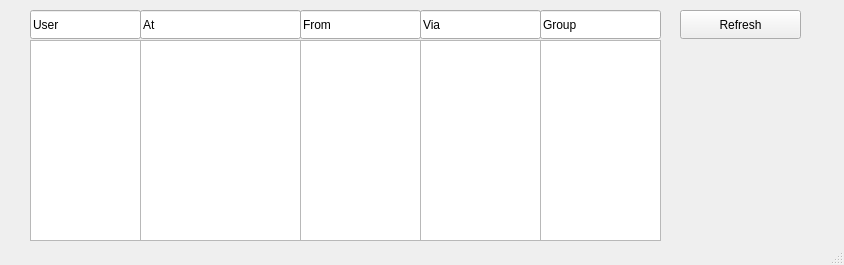
<?xml version="1.0" encoding="UTF-8"?>
<ui version="4.0">
 <class>MainWindow</class>
 <widget class="QMainWindow" name="MainWindow">
  <property name="geometry">
   <rect>
    <x>0</x>
    <y>0</y>
    <width>844</width>
    <height>265</height>
   </rect>
  </property>
  <property name="windowTitle">
   <string>Active users</string>
  </property>
  <widget class="QWidget" name="centralwidget">
   <widget class="QPushButton" name="refreshButton">
    <property name="geometry">
     <rect>
      <x>680</x>
      <y>10</y>
      <width>121</width>
      <height>29</height>
     </rect>
    </property>
    <property name="text">
     <string>Refresh</string>
    </property>
   </widget>
   <widget class="QLineEdit" name="package_2">
    <property name="geometry">
     <rect>
      <x>30</x>
      <y>10</y>
      <width>111</width>
      <height>29</height>
     </rect>
    </property>
    <property name="text">
     <string>User</string>
    </property>
   </widget>
   <widget class="QLineEdit" name="version_2">
    <property name="geometry">
     <rect>
      <x>300</x>
      <y>10</y>
      <width>121</width>
      <height>29</height>
     </rect>
    </property>
    <property name="text">
     <string>From</string>
    </property>
   </widget>
   <widget class="QListWidget" name="fromField">
    <property name="geometry">
     <rect>
      <x>300</x>
      <y>40</y>
      <width>121</width>
      <height>201</height>
     </rect>
    </property>
   </widget>
   <widget class="QListWidget" name="userField">
    <property name="geometry">
     <rect>
      <x>30</x>
      <y>40</y>
      <width>111</width>
      <height>201</height>
     </rect>
    </property>
   </widget>
   <widget class="QListWidget" name="atField">
    <property name="geometry">
     <rect>
      <x>140</x>
      <y>40</y>
      <width>161</width>
      <height>201</height>
     </rect>
    </property>
   </widget>
   <widget class="QLineEdit" name="version">
    <property name="geometry">
     <rect>
      <x>140</x>
      <y>10</y>
      <width>161</width>
      <height>29</height>
     </rect>
    </property>
    <property name="text">
     <string>At</string>
    </property>
   </widget>
   <widget class="QListWidget" name="viaField">
    <property name="geometry">
     <rect>
      <x>420</x>
      <y>40</y>
      <width>121</width>
      <height>201</height>
     </rect>
    </property>
   </widget>
   <widget class="QLineEdit" name="version_3">
    <property name="geometry">
     <rect>
      <x>420</x>
      <y>10</y>
      <width>121</width>
      <height>29</height>
     </rect>
    </property>
    <property name="text">
     <string>Via</string>
    </property>
   </widget>
   <widget class="QLineEdit" name="version_5">
    <property name="geometry">
     <rect>
      <x>540</x>
      <y>10</y>
      <width>121</width>
      <height>29</height>
     </rect>
    </property>
    <property name="text">
     <string>Group</string>
    </property>
   </widget>
   <widget class="QListWidget" name="groupField">
    <property name="geometry">
     <rect>
      <x>540</x>
      <y>40</y>
      <width>121</width>
      <height>201</height>
     </rect>
    </property>
   </widget>
  </widget>
  <widget class="QStatusBar" name="statusbar"/>
 </widget>
 <resources/>
 <connections/>
</ui>
